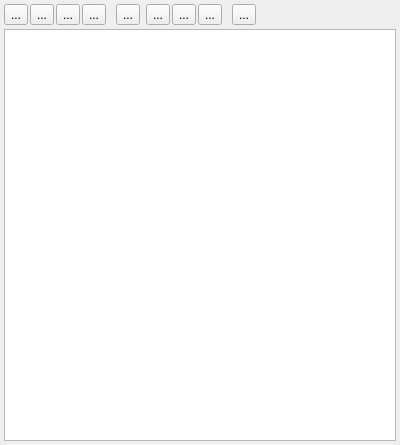
<?xml version="1.0" encoding="UTF-8"?>
<ui version="4.0">
 <class>UGMMainWidget</class>
 <widget class="QDockWidget" name="UGMMainWidget">
  <property name="geometry">
   <rect>
    <x>0</x>
    <y>0</y>
    <width>400</width>
    <height>445</height>
   </rect>
  </property>
  <property name="minimumSize">
   <size>
    <width>400</width>
    <height>208</height>
   </size>
  </property>
  <property name="features">
   <set>QDockWidget::DockWidgetFloatable|QDockWidget::DockWidgetMovable</set>
  </property>
  <property name="allowedAreas">
   <set>Qt::LeftDockWidgetArea|Qt::RightDockWidgetArea</set>
  </property>
  <property name="windowTitle">
   <string>UGM Configuration</string>
  </property>
  <widget class="QWidget" name="dockWidgetContents">
   <layout class="QVBoxLayout" name="mainVLayout">
    <property name="spacing">
     <number>0</number>
    </property>
    <property name="margin">
     <number>2</number>
    </property>
    <item>
     <widget class="QFrame" name="toolbarFrame">
      <property name="sizePolicy">
       <sizepolicy hsizetype="Preferred" vsizetype="Minimum">
        <horstretch>0</horstretch>
        <verstretch>0</verstretch>
       </sizepolicy>
      </property>
      <property name="maximumSize">
       <size>
        <width>16777215</width>
        <height>40</height>
       </size>
      </property>
      <property name="frameShape">
       <enum>QFrame::NoFrame</enum>
      </property>
      <property name="frameShadow">
       <enum>QFrame::Plain</enum>
      </property>
      <property name="lineWidth">
       <number>1</number>
      </property>
      <layout class="QHBoxLayout" name="toolbarHLayout">
       <property name="spacing">
        <number>2</number>
       </property>
       <property name="margin">
        <number>2</number>
       </property>
       <item>
        <widget class="QToolButton" name="sendToUgmButton">
         <property name="sizePolicy">
          <sizepolicy hsizetype="Fixed" vsizetype="Fixed">
           <horstretch>0</horstretch>
           <verstretch>0</verstretch>
          </sizepolicy>
         </property>
         <property name="maximumSize">
          <size>
           <width>40</width>
           <height>40</height>
          </size>
         </property>
         <property name="text">
          <string>...</string>
         </property>
         <property name="icon">
          <iconset resource="../resources/resources.qrc">
           <normaloff>:/buttons/send_to_ugm</normaloff>:/buttons/send_to_ugm</iconset>
         </property>
         <property name="iconSize">
          <size>
           <width>32</width>
           <height>32</height>
          </size>
         </property>
         <property name="autoRaise">
          <bool>false</bool>
         </property>
         <property name="arrowType">
          <enum>Qt::NoArrow</enum>
         </property>
        </widget>
       </item>
       <item>
        <widget class="QToolButton" name="loadButton">
         <property name="sizePolicy">
          <sizepolicy hsizetype="Fixed" vsizetype="Fixed">
           <horstretch>0</horstretch>
           <verstretch>0</verstretch>
          </sizepolicy>
         </property>
         <property name="maximumSize">
          <size>
           <width>40</width>
           <height>40</height>
          </size>
         </property>
         <property name="text">
          <string>...</string>
         </property>
         <property name="icon">
          <iconset>
           <normalon>:/buttons/load</normalon>
          </iconset>
         </property>
         <property name="iconSize">
          <size>
           <width>32</width>
           <height>32</height>
          </size>
         </property>
         <property name="autoRaise">
          <bool>false</bool>
         </property>
         <property name="arrowType">
          <enum>Qt::NoArrow</enum>
         </property>
        </widget>
       </item>
       <item>
        <widget class="QToolButton" name="saveButton">
         <property name="sizePolicy">
          <sizepolicy hsizetype="Fixed" vsizetype="Fixed">
           <horstretch>0</horstretch>
           <verstretch>0</verstretch>
          </sizepolicy>
         </property>
         <property name="maximumSize">
          <size>
           <width>40</width>
           <height>40</height>
          </size>
         </property>
         <property name="text">
          <string>...</string>
         </property>
         <property name="icon">
          <iconset>
           <normalon>:/buttons/save</normalon>
          </iconset>
         </property>
         <property name="iconSize">
          <size>
           <width>32</width>
           <height>32</height>
          </size>
         </property>
         <property name="autoRaise">
          <bool>false</bool>
         </property>
         <property name="arrowType">
          <enum>Qt::NoArrow</enum>
         </property>
        </widget>
       </item>
       <item>
        <widget class="QToolButton" name="saveAsButton">
         <property name="sizePolicy">
          <sizepolicy hsizetype="Fixed" vsizetype="Fixed">
           <horstretch>0</horstretch>
           <verstretch>0</verstretch>
          </sizepolicy>
         </property>
         <property name="maximumSize">
          <size>
           <width>40</width>
           <height>40</height>
          </size>
         </property>
         <property name="text">
          <string>...</string>
         </property>
         <property name="icon">
          <iconset>
           <normalon>:/buttons/save_as</normalon>
          </iconset>
         </property>
         <property name="iconSize">
          <size>
           <width>32</width>
           <height>32</height>
          </size>
         </property>
         <property name="autoRaise">
          <bool>false</bool>
         </property>
         <property name="arrowType">
          <enum>Qt::NoArrow</enum>
         </property>
        </widget>
       </item>
       <item>
        <spacer name="toolbarSeparator">
         <property name="orientation">
          <enum>Qt::Horizontal</enum>
         </property>
         <property name="sizeType">
          <enum>QSizePolicy::Fixed</enum>
         </property>
         <property name="sizeHint" stdset="0">
          <size>
           <width>8</width>
           <height>20</height>
          </size>
         </property>
        </spacer>
       </item>
       <item>
        <widget class="QToolButton" name="addButton">
         <property name="sizePolicy">
          <sizepolicy hsizetype="Fixed" vsizetype="Fixed">
           <horstretch>0</horstretch>
           <verstretch>0</verstretch>
          </sizepolicy>
         </property>
         <property name="maximumSize">
          <size>
           <width>36</width>
           <height>36</height>
          </size>
         </property>
         <property name="text">
          <string>...</string>
         </property>
         <property name="icon">
          <iconset>
           <normalon>:/buttons/add</normalon>
          </iconset>
         </property>
         <property name="iconSize">
          <size>
           <width>32</width>
           <height>32</height>
          </size>
         </property>
         <property name="popupMode">
          <enum>QToolButton::DelayedPopup</enum>
         </property>
         <property name="toolButtonStyle">
          <enum>Qt::ToolButtonIconOnly</enum>
         </property>
         <property name="autoRaise">
          <bool>false</bool>
         </property>
         <property name="arrowType">
          <enum>Qt::NoArrow</enum>
         </property>
        </widget>
       </item>
       <item>
        <spacer name="toolbarSeparator_3">
         <property name="orientation">
          <enum>Qt::Horizontal</enum>
         </property>
         <property name="sizeType">
          <enum>QSizePolicy::Fixed</enum>
         </property>
         <property name="sizeHint" stdset="0">
          <size>
           <width>4</width>
           <height>20</height>
          </size>
         </property>
        </spacer>
       </item>
       <item>
        <widget class="QToolButton" name="addRectangleButton">
         <property name="sizePolicy">
          <sizepolicy hsizetype="Fixed" vsizetype="Fixed">
           <horstretch>0</horstretch>
           <verstretch>0</verstretch>
          </sizepolicy>
         </property>
         <property name="maximumSize">
          <size>
           <width>36</width>
           <height>36</height>
          </size>
         </property>
         <property name="text">
          <string>...</string>
         </property>
         <property name="icon">
          <iconset>
           <normalon>:/buttons/add_rectangle</normalon>
          </iconset>
         </property>
         <property name="iconSize">
          <size>
           <width>32</width>
           <height>32</height>
          </size>
         </property>
         <property name="autoRaise">
          <bool>false</bool>
         </property>
         <property name="arrowType">
          <enum>Qt::NoArrow</enum>
         </property>
        </widget>
       </item>
       <item>
        <widget class="QToolButton" name="addImageButton">
         <property name="sizePolicy">
          <sizepolicy hsizetype="Fixed" vsizetype="Fixed">
           <horstretch>0</horstretch>
           <verstretch>0</verstretch>
          </sizepolicy>
         </property>
         <property name="maximumSize">
          <size>
           <width>36</width>
           <height>36</height>
          </size>
         </property>
         <property name="text">
          <string>...</string>
         </property>
         <property name="icon">
          <iconset>
           <normalon>:/buttons/add_image</normalon>
          </iconset>
         </property>
         <property name="iconSize">
          <size>
           <width>32</width>
           <height>32</height>
          </size>
         </property>
         <property name="autoRaise">
          <bool>false</bool>
         </property>
         <property name="arrowType">
          <enum>Qt::NoArrow</enum>
         </property>
        </widget>
       </item>
       <item>
        <widget class="QToolButton" name="addTextButton">
         <property name="sizePolicy">
          <sizepolicy hsizetype="Fixed" vsizetype="Fixed">
           <horstretch>0</horstretch>
           <verstretch>0</verstretch>
          </sizepolicy>
         </property>
         <property name="maximumSize">
          <size>
           <width>36</width>
           <height>36</height>
          </size>
         </property>
         <property name="text">
          <string>...</string>
         </property>
         <property name="icon">
          <iconset>
           <normalon>:/buttons/add_text</normalon>
          </iconset>
         </property>
         <property name="iconSize">
          <size>
           <width>32</width>
           <height>32</height>
          </size>
         </property>
         <property name="autoRaise">
          <bool>false</bool>
         </property>
         <property name="arrowType">
          <enum>Qt::NoArrow</enum>
         </property>
        </widget>
       </item>
       <item>
        <spacer name="toolbarSeparator_2">
         <property name="orientation">
          <enum>Qt::Horizontal</enum>
         </property>
         <property name="sizeType">
          <enum>QSizePolicy::Fixed</enum>
         </property>
         <property name="sizeHint" stdset="0">
          <size>
           <width>8</width>
           <height>20</height>
          </size>
         </property>
        </spacer>
       </item>
       <item>
        <widget class="QToolButton" name="removeButton">
         <property name="sizePolicy">
          <sizepolicy hsizetype="Fixed" vsizetype="Fixed">
           <horstretch>0</horstretch>
           <verstretch>0</verstretch>
          </sizepolicy>
         </property>
         <property name="maximumSize">
          <size>
           <width>36</width>
           <height>36</height>
          </size>
         </property>
         <property name="text">
          <string>...</string>
         </property>
         <property name="icon">
          <iconset>
           <normalon>:/buttons/remove</normalon>
          </iconset>
         </property>
         <property name="iconSize">
          <size>
           <width>32</width>
           <height>32</height>
          </size>
         </property>
         <property name="autoRaise">
          <bool>false</bool>
         </property>
         <property name="arrowType">
          <enum>Qt::NoArrow</enum>
         </property>
        </widget>
       </item>
       <item>
        <spacer name="toolbarHSpacer_2">
         <property name="orientation">
          <enum>Qt::Horizontal</enum>
         </property>
         <property name="sizeHint" stdset="0">
          <size>
           <width>30</width>
           <height>20</height>
          </size>
         </property>
        </spacer>
       </item>
      </layout>
     </widget>
    </item>
    <item>
     <widget class="QFrame" name="areasFrame">
      <property name="frameShape">
       <enum>QFrame::NoFrame</enum>
      </property>
      <property name="frameShadow">
       <enum>QFrame::Plain</enum>
      </property>
      <property name="lineWidth">
       <number>0</number>
      </property>
      <layout class="QVBoxLayout" name="areasVLayout">
       <property name="spacing">
        <number>2</number>
       </property>
       <property name="margin">
        <number>2</number>
       </property>
       <item>
        <widget class="QTreeView" name="propertyList">
         <property name="minimumSize">
          <size>
           <width>350</width>
           <height>0</height>
          </size>
         </property>
         <property name="alternatingRowColors">
          <bool>true</bool>
         </property>
         <property name="selectionBehavior">
          <enum>QAbstractItemView::SelectItems</enum>
         </property>
         <property name="indentation">
          <number>12</number>
         </property>
         <property name="rootIsDecorated">
          <bool>true</bool>
         </property>
         <property name="uniformRowHeights">
          <bool>true</bool>
         </property>
         <property name="animated">
          <bool>true</bool>
         </property>
         <property name="allColumnsShowFocus">
          <bool>true</bool>
         </property>
         <property name="headerHidden">
          <bool>true</bool>
         </property>
         <attribute name="headerVisible">
          <bool>false</bool>
         </attribute>
        </widget>
       </item>
      </layout>
     </widget>
    </item>
   </layout>
  </widget>
  <action name="actionSave">
   <property name="icon">
    <iconset resource="../resources/resources.qrc">
     <normaloff>:/buttons/save</normaloff>:/buttons/save</iconset>
   </property>
   <property name="text">
    <string>Zapisz</string>
   </property>
   <property name="toolTip">
    <string>Zapisz</string>
   </property>
   <property name="shortcut">
    <string>Ctrl+S</string>
   </property>
  </action>
  <action name="actionAdd">
   <property name="icon">
    <iconset resource="../resources/resources.qrc">
     <normaloff>:/buttons/add</normaloff>:/buttons/add</iconset>
   </property>
   <property name="text">
    <string>Dodaj</string>
   </property>
   <property name="toolTip">
    <string>Dodaj pole</string>
   </property>
   <property name="shortcut">
    <string>Ctrl+Shift+A</string>
   </property>
  </action>
  <action name="actionRemove">
   <property name="icon">
    <iconset resource="../resources/resources.qrc">
     <normaloff>:/buttons/remove</normaloff>:/buttons/remove</iconset>
   </property>
   <property name="text">
    <string>Usuń</string>
   </property>
   <property name="toolTip">
    <string>Usuń aktualnie zaznaczony element</string>
   </property>
   <property name="shortcut">
    <string>Ctrl+Shift+Backspace</string>
   </property>
  </action>
  <action name="actionAddRectangle">
   <property name="icon">
    <iconset resource="../resources/resources.qrc">
     <normaloff>:/buttons/add_rectangle</normaloff>:/buttons/add_rectangle</iconset>
   </property>
   <property name="text">
    <string>Dodaj prostokąt</string>
   </property>
   <property name="toolTip">
    <string>Dodaj prostokąt</string>
   </property>
   <property name="shortcut">
    <string>Ctrl+Shift+R</string>
   </property>
  </action>
  <action name="actionAddImage">
   <property name="icon">
    <iconset resource="../resources/resources.qrc">
     <normaloff>:/buttons/add_image</normaloff>:/buttons/add_image</iconset>
   </property>
   <property name="text">
    <string>Dodaj obrazek</string>
   </property>
   <property name="toolTip">
    <string>Dodaj obrazek</string>
   </property>
   <property name="shortcut">
    <string>Ctrl+Shift+I</string>
   </property>
  </action>
  <action name="actionAddText">
   <property name="icon">
    <iconset resource="../resources/resources.qrc">
     <normaloff>:/buttons/add_text</normaloff>:/buttons/add_text</iconset>
   </property>
   <property name="text">
    <string>Dodaj tekst</string>
   </property>
   <property name="toolTip">
    <string>Dodaj tekst</string>
   </property>
   <property name="shortcut">
    <string>Ctrl+Shift+T</string>
   </property>
  </action>
  <action name="actionSendToUgm">
   <property name="icon">
    <iconset resource="../resources/resources.qrc">
     <normaloff>:/buttons/send_to_ugm</normaloff>:/buttons/send_to_ugm</iconset>
   </property>
   <property name="text">
    <string>Wyślij do UGMa</string>
   </property>
   <property name="toolTip">
    <string>Wyślij aktualną konfigurację do UGMa</string>
   </property>
   <property name="shortcut">
    <string>Ctrl+U</string>
   </property>
  </action>
  <action name="actionSaveAs">
   <property name="icon">
    <iconset resource="../resources/resources.qrc">
     <normaloff>:/buttons/save_as</normaloff>:/buttons/save_as</iconset>
   </property>
   <property name="text">
    <string>Zapisz jako</string>
   </property>
   <property name="toolTip">
    <string>Zapisz jako</string>
   </property>
   <property name="shortcut">
    <string>Ctrl+Shift+S</string>
   </property>
  </action>
  <action name="actionLoad">
   <property name="icon">
    <iconset resource="../resources/resources.qrc">
     <normaloff>:/buttons/load</normaloff>:/buttons/load</iconset>
   </property>
   <property name="text">
    <string>Wczytaj</string>
   </property>
   <property name="toolTip">
    <string>Wczytaj konfigurację z pliku</string>
   </property>
   <property name="shortcut">
    <string>Ctrl+O</string>
   </property>
  </action>
 </widget>
 <tabstops>
  <tabstop>propertyList</tabstop>
  <tabstop>addButton</tabstop>
  <tabstop>addRectangleButton</tabstop>
 </tabstops>
 <resources>
  <include location="../resources/resources.qrc"/>
 </resources>
 <connections/>
</ui>
